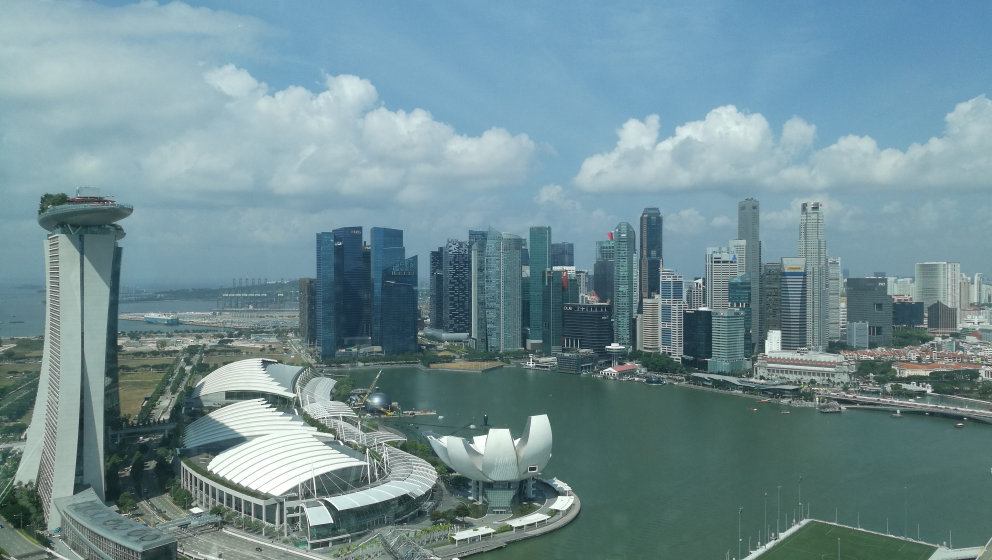
%> input picture MATLAB/wavelet_marina_bay/marina_bay.jpg, 3968 x 2240 px (shown at 1/4 size)
$ octave wavelet_marina_bay_a.m   (GNU Octave 9; MATLAB toolbox functions it lacks are replaced by stand-ins)
%> lines starting %> are read from the running program, lines starting %| are printed output that depends on the picture
% wavelet_gbb2.m
%%%%%%%%%%%%%%%%%%%%
% load image file
RGB=imread('marina_bay.jpg');
G=im2gray(RGB);
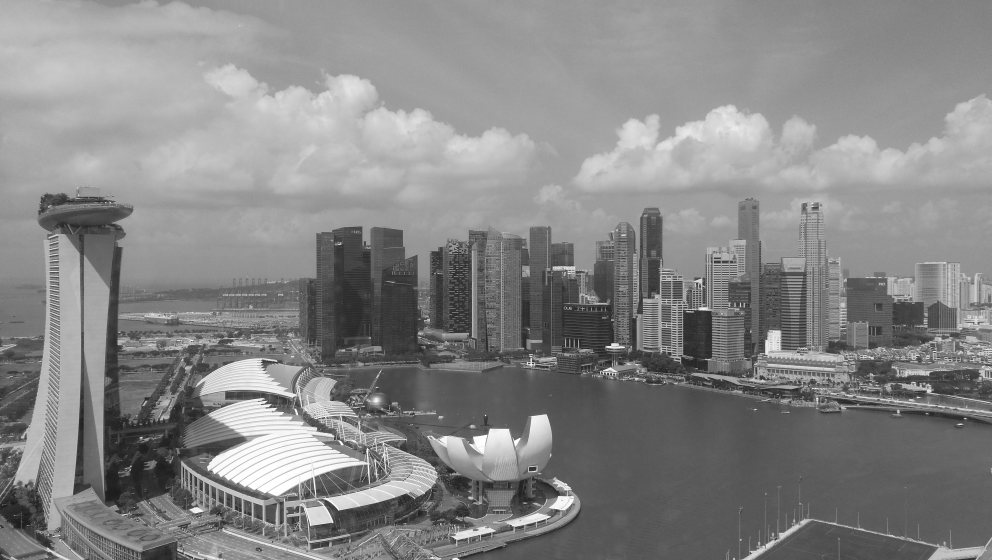
%> G: size 2240x3968 uint8 (shown at 1/4 size); min 1, max 255, mean 134.4
A=imresize(G, 1/5);
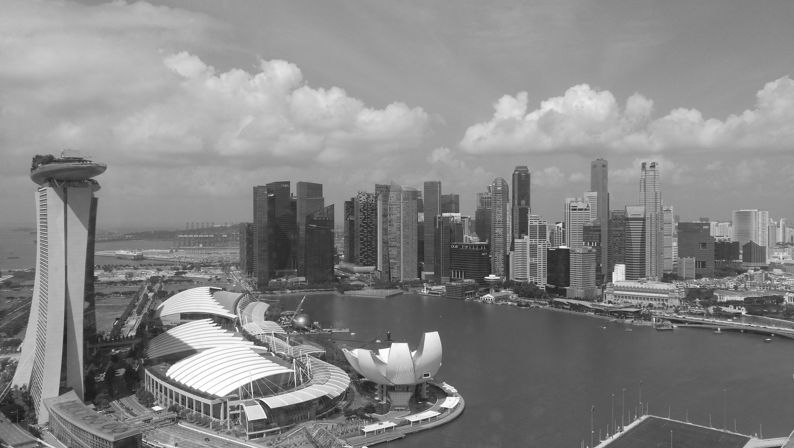
%> A: size 448x794 uint8; min 28, max 255, mean 134.4
% multiresolution decomposition
[C,S]=wavedec2(A,3,'db2');
%> S = [58 101; 58 101; 114 200; 225 398; 448 794]
A1=appcoef2(C,S,'db2',1);
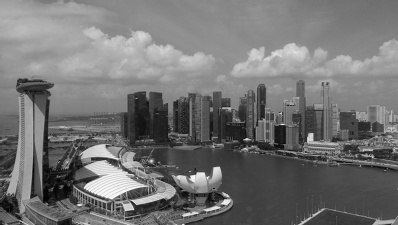
%> A1: size 225x398 double; min 54.25, max 524.9, mean 268.8; drawn with min black and max white
A2=appcoef2(C,S,'db2',2);
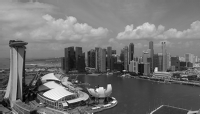
%> A2: size 114x200 double; min 113.7, max 1052.8, mean 537.4; drawn with min black and max white
A3=appcoef2(C,S,'db2',3);
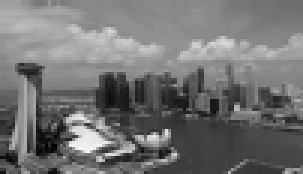
%> A3: size 58x101 double (shown 3 times larger); min 255.2, max 2066.5, mean 1076.1; drawn with min black and max white
% plot A(n)
subplot(2,2,1);
imagesc(A);
colormap('gray');
title('Level 0, i.e., Original Omage');
subplot(2,2,2);
imagesc(A1);
colormap('gray');
title('Approximation of Level 1');
subplot(2,2,3);
imagesc(A2);
colormap('gray');
title('Approximation of Level 2');
subplot(2,2,4);
imagesc(A3);
colormap('gray');
title('Approximation of Level 3');
